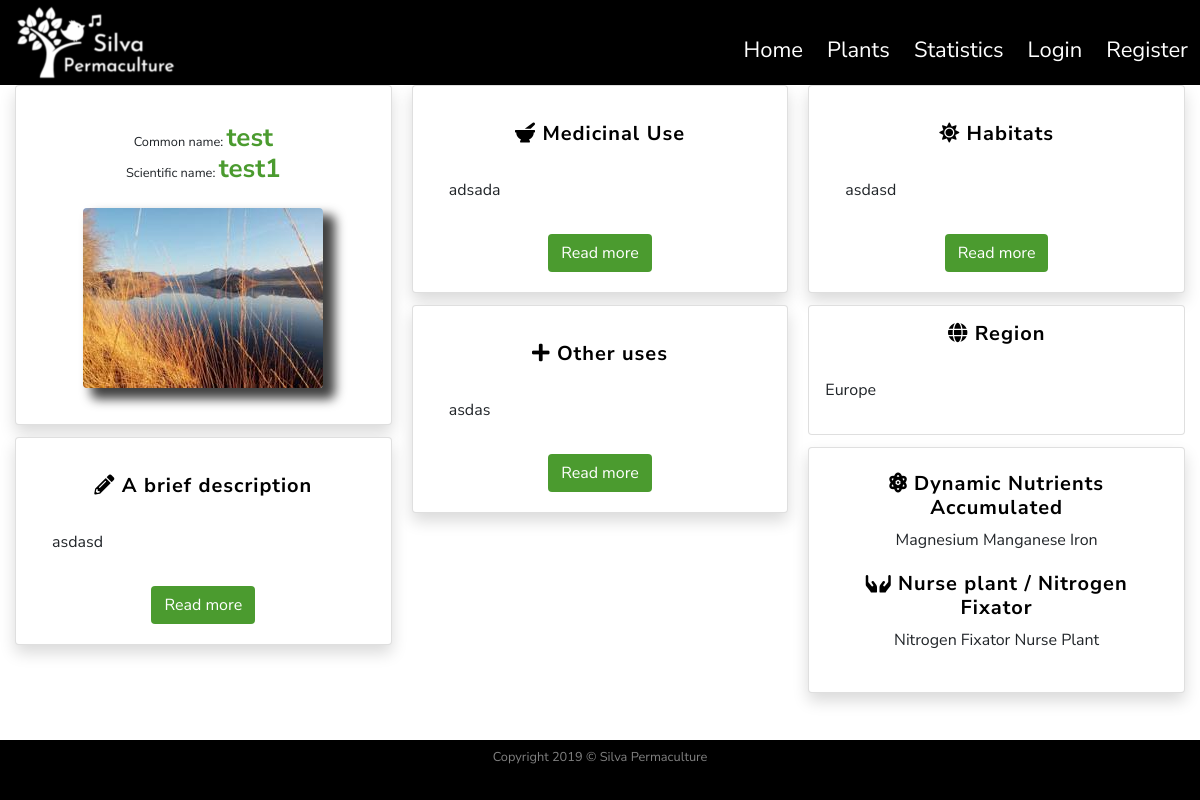
The page /plants/3 on the database its author committed.
### silvapermaculture/models.py (models this page shows, shortened)
class SearchitMixin(object):
    @classmethod
    def search(cls, expression, page, per_page):
        ids, total = search_index(cls.__tablename__, expression, page, per_page)
        if total == 0:
            return cls.query.filter_by(id=0), 0
        when = []
        for i in range(len(ids)):
            when.append((ids[i],i))
        return cls.query.filter(cls.id.in_(ids)).order_by(
            db.case(when, value=cls.id)), total

class Plants(SearchitMixin, db.Model):
    __searchit__ = ['common_name', 'botanical_name', 'medicinal', 'region']
    id = db.Column(db.Integer, primary_key=True)
    common_name = db.Column(db.String(40), nullable=False)
    botanical_name = db.Column(db.String(80), unique=True, nullable=False)
    short_description = db.Column(db.Text, nullable=False)
    medicinal = db.Column(db.Text, nullable=False)
    other_uses = db.Column(db.Text, nullable=False)
    habitats = db.Column(db.Text, nullable=False)
    region = db.Column(db.Text, nullable=False)
    image_file = db.Column(db.String(20), default='default_plant_pic.jpg')
    date_added = db.Column(db.DateTime, nullable=False, default=datetime.utcnow)
    user_id = db.Column(db.Integer, db.ForeignKey('user.id'), nullable=False)
    dna = db.relationship('DNA', secondary = plants_dna_table)  # Dynamic_Nutrient_Accumulated
    nfn = db.relationship('NFN', secondary = plants_nfn_table)  # Nitrogen_Fixers_Nursing

class DNA(SearchitMixin, db.Model):
    __searchit__ = ['element']
    id = db.Column(db.Integer, primary_key=True)
    element = db.Column(db.String(15))
    def __repr__(self):
        return '{}'.format(self.element)

class NFN(SearchitMixin, db.Model):
    __searchit__ = ['plant_extra']
    id = db.Column(db.Integer, primary_key=True)
    plant_extra = db.Column(db.String(40))
    def __repr__(self):
        return '{}'.format(self.plant_extra)

### silvapermaculture/routes.py (the view)
@app.route("/plants/<int:plant_id>")
def plant(plant_id):
    plant = Plants.query.get_or_404(plant_id)
    return render_template('plant.html', title=plant.common_name, plant=plant)

### silvapermaculture/templates/plant.html (shortened to what this page needs)
{% extends "layout.html" %}
    {% block content %}
        <div class="row">
            <div class="col-12">
                <div class="card-columns">
           <div class="card shadow text-center">
            <div class="card-body">
              <h1 class="my-2 py-2 text-center small">Common name: <span class="titles">{{ plant.common_name }}</span><br/>
                Scientific name: <span class="titles">{{ plant.botanical_name }} </span></h1>
              <img class="img-fluid rounded my-3 d-block mx-auto" id="plantShadow" src="{{ url_for('static', filename='img/plants/' + plant.image_file) }}"  alt="Default plant image"/>
            </div>
          </div>
          <div class="card shadow text-center">
            <div class="card-body">
              <h3 class="my-3 infoPlantHeadings"><i class="fas fa-pencil-alt"></i> A brief description </h3>
              <p class="text-justify p-3">{{ plant.short_description|truncate(100, true, "...") }}</p>
                    <button type="button" class="btn btn-readmore" data-toggle="modal" data-target="#briefDescription">
                      Read more
                    </button>
            </div>
          </div>
          <div class="card shadow text-center">
                <div class="card-body">
                    <h3 class="my-3 infoPlantHeadings"><i class="fas fa-mortar-pestle"></i> Medicinal Use</h3>
                    <p class="text-justify p-3">{{ plant.medicinal|truncate(100, true, "...") }}</p>
                    <button type="button" class="btn btn-readmore" data-toggle="modal" data-target="#Medicinal">
                      Read more
                    </button>
                </div>
          </div>
          <div class="card shadow text-center">
            <div class="card-body">
              <h3 class="my-3 infoPlantHeadings"><i class="fas fa-plus"></i> Other uses</h3>
              <p class="text-justify p-3">{{ plant.other_uses|truncate(100, true, "...") }}</p>
                    <button type="button" class="btn btn-readmore" data-toggle="modal" data-target="#otherUses">
                      Read more
                    </button>
            </div>
          </div>
          <div class="card shadow text-center">
            <div class="card-body">
              <h3 class="my-3 infoPlantHeadings"><i class="fas fa-sun"></i> Habitats</h3>
              <p class="text-justify p-3">{{ plant.habitats|truncate(100, true, "...") }}</p>
                    <button type="button" class="btn btn-readmore" data-toggle="modal" data-target="#Habitats">
                      Read more
                    </button>
            </div>
          </div>
          <div class="card text-center">
            <h3 class="my-3 infoPlantHeadings"><i class="fas fa-globe"></i> Region</h3>
             <p class="text-justify p-3">{{ plant.region }}</p>
          </div>
          <div class="card shadow text-center">
            <div class="card-body">
              <h3 class="my-1 infoPlantHeadings"><i class="fas fa-atom"></i> Dynamic Nutrients Accumulated</h3>
                    <p class="text-center p-1">
                        {% for element in plant.dna %}
                        {{ element }}
                        {% endfor %}
                    </p>
              <h3 class="my-1 infoPlantHeadings"><i class="fas fa-hands"></i> Nurse plant / Nitrogen Fixator</h3>
                    <p class="text-center p-1">
                        {% for extra in plant.nfn %}
                        {{ extra }}
                        {% endfor %}
                    </p>
            </div>
          </div>
        </div>
            </div>
        </div>
        <div class="row">
            <div class="col-12">
                <div class="my-2 p-2">
                </div>
            </div>
        </div>
    {% endblock content %} #Jinja2 allows to put the name of the block here so to know which block is closing if we have multiple.

### silvapermaculture/static/css/style.css (style rules this page uses)
html, body { height: 100% }
body { font-family: 'Nunito Sans', sans-serif; font-size: 16px; display: flex; flex-direction: column; }
.titles { color: #4B9B2F; font-size:26px; font-weight: bold }
.btn-readmore, .btn-search { background-color: #4B9B2F; color:white; transition: all .6s }
#plantShadow { -webkit-box-shadow: 10px 9px 11px 2px rgba(0,0,0,0.75); -moz-box-shadow: 10px 9px 11px 2px rgba(0,0,0,0.75); box-shadow: 10px 9px 11px 2px rgba(0,0,0,0.75); }
.infoPlantHeadings { font-size: 20px; letter-spacing: 1px; font-weight: bold; color: black }
@media (min-width: 34em) { .card-columns { -webkit-column-count: 2; -moz-column-count: 2; column-count: 2; } }
@media (min-width: 48em) { .card-columns { -webkit-column-count: 2; -moz-column-count: 2; column-count: 2; } }
@media (min-width: 62em) { .card-columns { -webkit-column-count: 3; -moz-column-count: 3; column-count: 3; } }
@media (min-width: 75em) { .card-columns { -webkit-column-count: 3; -moz-column-count: 3; column-count: 3; } }

### rows shown on the page
Plants: common_name "test", botanical_name "test1", image_file (picture), short_description "asdasd", medicinal "adsada", other_uses "asdas", habitats "asdasd", region "Europe"
DNA: element "Magnesium"
DNA: element "Manganese"
DNA: element "Iron"
NFN: plant_extra "Nitrogen Fixator"
NFN: plant_extra "Nurse Plant"
